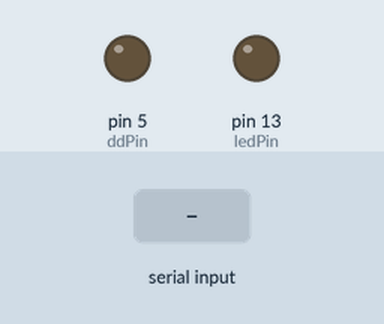
Simulated run of this sketch. Board: Arduino Uno, built with avr-gcc and run on an emulated ATmega328P. On the bench: output pins drawn as LEDs (lit = HIGH). The inputs (shaded band) are chosen by the test bench. What the sketch prints to the serial monitor is not drawn.

Above: at 0.2 s.
At 4.1 s:
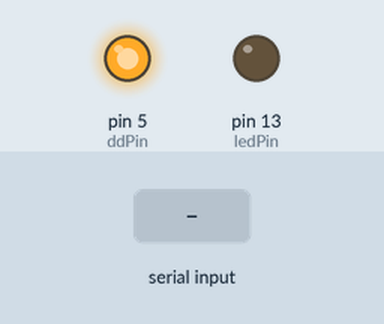
4.2 s: "1" received over Serial
Timing chart, 0 to 7.2 s (numbered marks = the images above; inputs shaded):
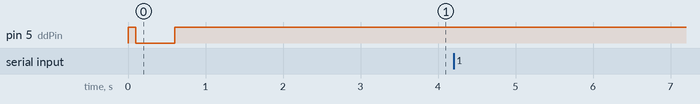

Measured:
- after the input at 4.2 s, every drawn part: stays the same

The sketch:

RoombaSerialPortControl.ino
```cpp
#include <SoftwareSerial.h>
#define clamp(value, min, max) (value < min ? min : value > max ? max : value)

#define ON 1
#define OFF 0

//Motor Drive
# define MAX_SPEED 220 // 70% of top speed ==> 256
# define MIN_SPEED 70

int motorSpeed = 100;

char state = 0;

int buttonPin = 12;
int ledPin=13;
int ddPin=5; //device detect

//bool debrisLED;
//bool spotLED;
//bool dockLED;
//bool warningLED;
//byte color;
//byte intensity;
SoftwareSerial Roomba(10, 11); //rx,tx


// the setup function runs once when you press reset or power the board
void setup() {
  pinMode(ddPin,  OUTPUT);
  pinMode(13, OUTPUT);
  //Serial.begin(57600);
  //Roomba.begin(57600);

   Serial.begin(57600);
  Roomba.begin(57600);

    //Use Device Detect to wake Roomba
    wakeUp ();
    //Initialize Roomba SCI
    // Start SCI
    StartSafe ();

}

// the loop function runs over and over again forever
void loop() {


 if(Serial.available())
  {
   char c = Serial.read();
   if (c == '1')
    {
      driveWheels(0,0);
      Serial.print('1');
    }
    else if(c == '2')
    {
      Serial.print("2");
      driveWheels(100,100);
      delay(2000);
      driveStop();

    }
    else if(c == '3')
    {
      Serial.print("3");
      turnCCW(4,10);
    }

    else if(c == '4')
    {
       Serial.print("4");
       turnCW(4,10);
    }
  }

}//loop


void wakeUp (void)
{

  digitalWrite(ddPin, HIGH);
  delay(100);
  digitalWrite(ddPin, LOW);
  delay(500);
  digitalWrite(ddPin, HIGH);
  delay(2000);
}

void StartSafe (void)

{

  Roomba.write(128);
  delay(100);
  // Enable control
  Roomba.write(130);
  delay(100);
  // Enable full control, no safety, all commands
  Roomba.write(132);
  delay(100);

}


//void greenStatusOn() {
//  mySerial.write(139);       // control LEDs opcode
//  mySerial.write(32);        // Status On Green 00100000 Binary = 32 Decimal
//  mySerial.write((byte)0);   // Power Color Green
//  mySerial.write(255);       // Intensity set to full
//}
//
//void redStatusOn() {
//  mySerial.write(139);        // control LEDs opcode
//  mySerial.write(16);         // Status On Green 00010000 Binary = 16 Decimal
//  mySerial.write(255);        // Power Color Red
//  mySerial.write(255);        // Intensity set to full
//}
void drive(int velocity, int radius)
{
  clamp(velocity, -500, 500); //def max and min velocity in mm/s
  clamp(radius, -2000, 2000); //def max and min radius in mm

  Roomba.write(137);
  Roomba.write(velocity >> 8);
  Roomba.write(velocity);
  Roomba.write(radius >> 8);
  Roomba.write(radius);
}

//---------------------------------------------------------------

void driveWheels(int right, int left)
{
  clamp(right, -500, 500);
  clamp(left, -500, 500);

  Roomba.write(145);
  Roomba.write(right >> 8);
  Roomba.write(right);
  Roomba.write(left >> 8);
  Roomba.write(left);
  }

//---------------------------------------------------------------
void driveWheelsPWM(int rightPWM, int leftPWM)
{
  clamp(rightPWM, -255, 255);
  clamp(leftPWM, -255, 255);

  Roomba.write(146);
  Roomba.write(rightPWM >> 8);
  Roomba.write(rightPWM);
  Roomba.write(leftPWM >> 8);
  Roomba.write(leftPWM);
}

//---------------------------------------------------------------
void turnCW(unsigned short velocity, unsigned short degrees)
{
  drive(velocity, -1);
  clamp(velocity, 0, 500);
  delay(6600);
  //delay((1580 + 2.25*velocity)/velocity*degrees);
  //delay((-0.03159720835 * velocity + 21.215270835) * degrees);
  drive(0,0);
}

//---------------------------------------------------------------
void turnCCW(unsigned short velocity, unsigned short degrees)
{
  drive(velocity, 1);
  clamp(velocity, 0, 500);
  delay(6600);
  //delay(2708.3333/velocity*degrees);
  //delay((1580 + 2.25*velocity)/velocity*degrees);
  //delay((-0.03159720835 * velocity + 21.215270835) * degrees);
  drive(0,0);
}

//---------------------------------------------------------------
void driveStop(void)
{
  drive(0,0);
}

//---------------------------------------------------------------
void driveLeft(int left)
{
  driveWheels(left, 0);
}

//---------------------------------------------------------------
void driveRight(int right)
{
  driveWheels(0, right);
}
```
